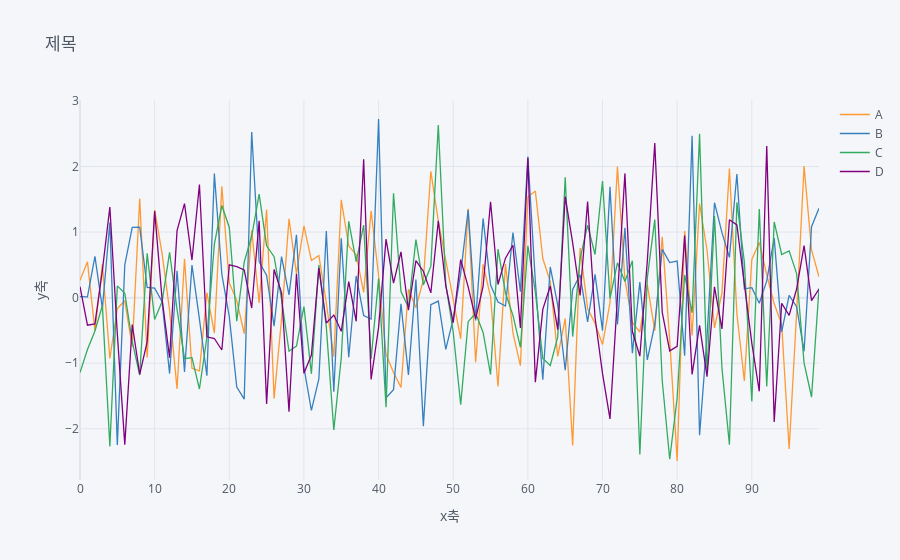

The code cell stored with this chart in its notebook:
### Code cell
df.iplot(kind='line', title='제목', xTitle='x축', yTitle='y축')
